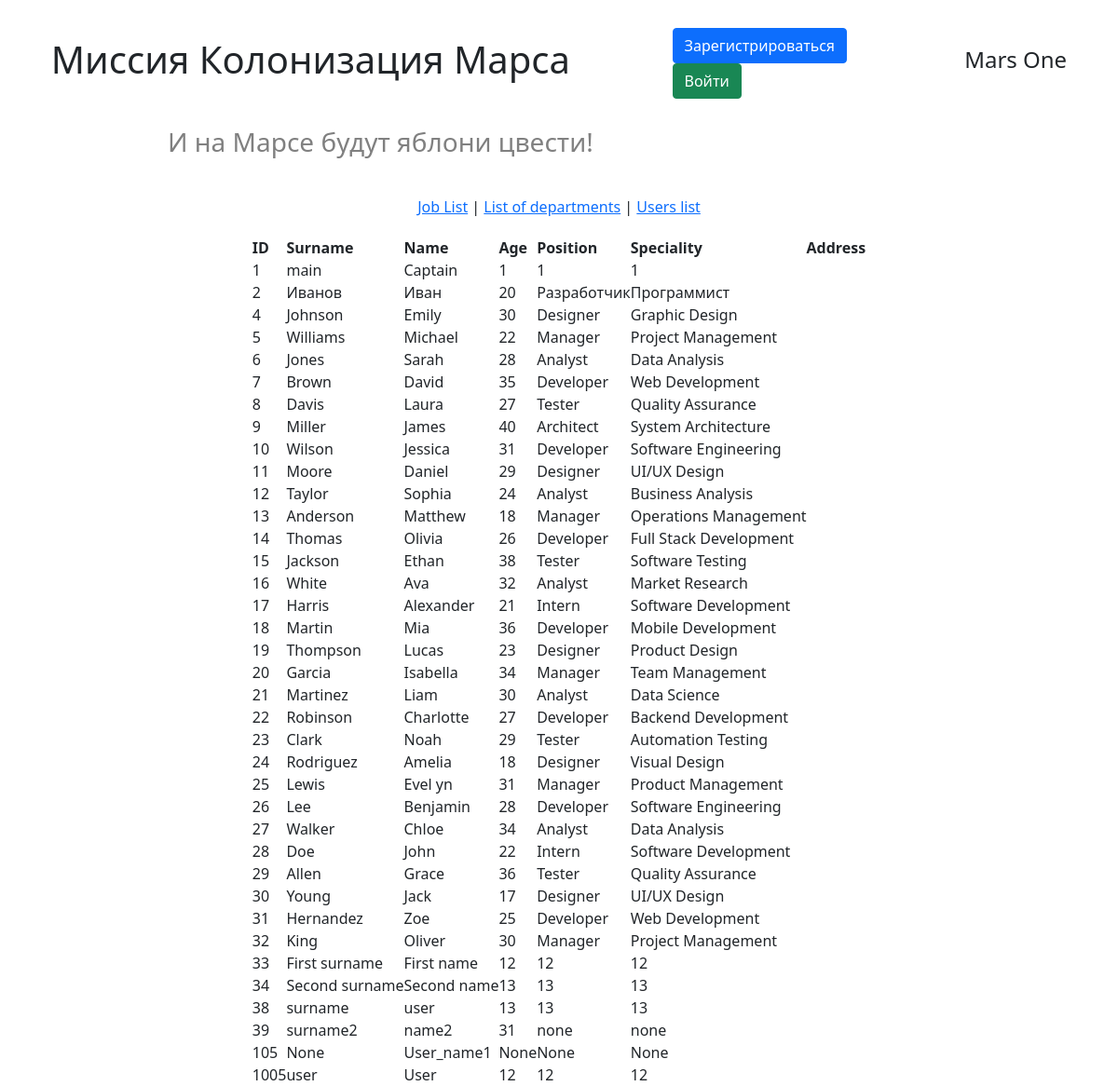
The app's page /user_list with its own data.
### models/users.py (models this page shows, shortened)
class User(SqlAlchemyBase, UserMixin):
    __tablename__ = 'users'
    id = sqlalchemy.Column(sqlalchemy.Integer,
                           primary_key=True, autoincrement=True)
    name = sqlalchemy.Column(sqlalchemy.String, nullable=True)
    surname = sqlalchemy.Column(sqlalchemy.String, nullable=True)
    age = sqlalchemy.Column(sqlalchemy.String, nullable=True)
    email = sqlalchemy.Column(sqlalchemy.String,
                              index=True, unique=True, nullable=True)
    position = sqlalchemy.Column(sqlalchemy.String, nullable=True)
    speciality = sqlalchemy.Column(sqlalchemy.String, nullable=True)
    hashed_password = sqlalchemy.Column(sqlalchemy.String, nullable=True)
    modified_date = sqlalchemy.Column(sqlalchemy.DateTime,
                                     default=datetime.datetime.now)
    news = relationship("News", back_populates='user')

### handlers/work_with_users.py (the view)
@work_with_users_bp.route('/user_list')
def get_user_list():
    messages = get_flashed_messages()
    db_sess = db_session.create_session()
    users = db_sess.query(User).all()
    db_sess.close()
    return render_template('user_list.html', users=users, messages=messages)

### data/db_session.py (called while the page is built)
def create_session() -> Session:
    global __factory
    if __factory is None:
        raise Exception("Session factory is not initialized. Make sure to call global_init() first.")
    return __factory()

### templates/user_list.html (shortened to what this page needs)
{% extends "base.html" %}
{% block content %}
<table>
    <thead>
        <tr>
            <th>ID</th>
            <th>Surname</th>
            <th>Name</th>
            <th>Age</th>
            <th>Position</th>
            <th>Speciality</th>
            <th>Address</th>
        </tr>
    </thead>
{% for user in users %}
    <tr>
        <td>{{ user.id }}</td>
        <td>{{ user.surname }}</td>
        <td>{{ user.name }}</td>
        <td>{{ user.age }}</td>
        <td>{{ user.position }}</td>
        <td>{{ user.speciality }}</td>
        <td>{{ user.address }}</td>
    </tr>
{% endfor %}
</table>
{% endblock %}

### static/css/style.css (style rules this page uses)
* { margin: 0px; padding: 0px; font-family: 'Segoe UI', Tahoma, Geneva, Verdana, sans-serif; }

### records on screen
User: id "1", surname "main", name "Captain", age "1", position "1", speciality "1"
User: id "2", surname "Иванов", name "Иван", age "20", position "Разработчик", speciality "Программист"
User: id "4", surname "Johnson", name "Emily", age "30", position "Designer", speciality "Graphic Design"
User: id "5", surname "Williams", name "Michael", age "22", position "Manager", speciality "Project Management"
User: id "6", surname "Jones", name "Sarah", age "28", position "Analyst", speciality "Data Analysis"
User: id "7", surname "Brown", name "David", age "35", position "Developer", speciality "Web Development"
User: id "8", surname "Davis", name "Laura", age "27", position "Tester", speciality "Quality Assurance"
User: id "9", surname "Miller", name "James", age "40", position "Architect", speciality "System Architecture"
User: id "10", surname "Wilson", name "Jessica", age "31", position "Developer", speciality "Software Engineering"
User: id "11", surname "Moore", name "Daniel", age "29", position "Designer", speciality "UI/UX Design"
User: id "12", surname "Taylor", name "Sophia", age "24", position "Analyst", speciality "Business Analysis"
User: id "13", surname "Anderson", name "Matthew", age "18", position "Manager", speciality "Operations Management"
User: id "14", surname "Thomas", name "Olivia", age "26", position "Developer", speciality "Full Stack Development"
User: id "15", surname "Jackson", name "Ethan", age "38", position "Tester", speciality "Software Testing"
User: id "16", surname "White", name "Ava", age "32", position "Analyst", speciality "Market Research"
User: id "17", surname "Harris", name "Alexander", age "21", position "Intern", speciality "Software Development"
User: id "18", surname "Martin", name "Mia", age "36", position "Developer", speciality "Mobile Development"
User: id "19", surname "Thompson", name "Lucas", age "23", position "Designer", speciality "Product Design"
User: id "20", surname "Garcia", name "Isabella", age "34", position "Manager", speciality "Team Management"
User: id "21", surname "Martinez", name "Liam", age "30", position "Analyst", speciality "Data Science"
User: id "22", surname "Robinson", name "Charlotte", age "27", position "Developer", speciality "Backend Development"
User: id "23", surname "Clark", name "Noah", age "29", position "Tester", speciality "Automation Testing"
User: id "24", surname "Rodriguez", name "Amelia", age "18", position "Designer", speciality "Visual Design"
User: id "25", surname "Lewis", name "Evel yn", age "31", position "Manager", speciality "Product Management"
User: id "26", surname "Lee", name "Benjamin", age "28", position "Developer", speciality "Software Engineering"
User: id "27", surname "Walker", name "Chloe", age "34", position "Analyst", speciality "Data Analysis"
User: id "28", surname "Doe", name "John", age "22", position "Intern", speciality "Software Development"
User: id "29", surname "Allen", name "Grace", age "36", position "Tester", speciality "Quality Assurance"
User: id "30", surname "Young", name "Jack", age "17", position "Designer", speciality "UI/UX Design"
User: id "31", surname "Hernandez", name "Zoe", age "25", position "Developer", speciality "Web Development"
User: id "32", surname "King", name "Oliver", age "30", position "Manager", speciality "Project Management"
User: id "33", surname "First surname", name "First name", age "12", position "12", speciality "12"
User: id "34", surname "Second surname", name "Second name", age "13", position "13", speciality "13"
User: id "38", surname "surname", name "user", age "13", position "13", speciality "13"
User: id "39", surname "surname2", name "name2", age "31", position "none", speciality "none"
User: id "105", surname "None", name "User_name1", age "None", position "None", speciality "None"
User: id "1005", surname "user", name "User", age "12", position "12", speciality "12"
